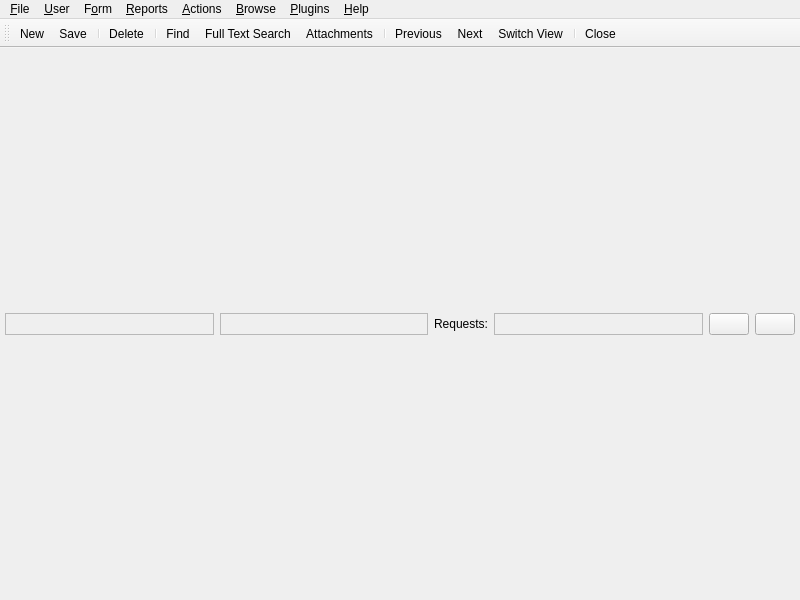
<ui version="4.0" >
 <class>KooMainWindow</class>
 <widget class="QMainWindow" name="KooMainWindow" >
  <property name="geometry" >
   <rect>
    <x>0</x>
    <y>0</y>
    <width>800</width>
    <height>600</height>
   </rect>
  </property>
  <property name="sizePolicy" >
   <sizepolicy vsizetype="Expanding" hsizetype="Expanding" >
    <horstretch>0</horstretch>
    <verstretch>0</verstretch>
   </sizepolicy>
  </property>
  <property name="minimumSize" >
   <size>
    <width>800</width>
    <height>600</height>
   </size>
  </property>
  <property name="windowTitle" >
   <string>Koo: OpenObject KDE Client</string>
  </property>
  <property name="windowIcon" >
   <iconset resource="common.qrc" >
    <normaloff>:/images/images/tinyerp-icon-32x32.png</normaloff>:/images/images/tinyerp-icon-32x32.png</iconset>
  </property>
  <property name="accessibleName" >
   <string/>
  </property>
  <widget class="QWidget" name="centralwidget" >
   <property name="geometry" >
    <rect>
     <x>0</x>
     <y>76</y>
     <width>800</width>
     <height>524</height>
    </rect>
   </property>
   <layout class="QVBoxLayout" >
    <property name="spacing" >
     <number>6</number>
    </property>
    <property name="margin" >
     <number>0</number>
    </property>
    <item>
     <spacer>
      <property name="orientation" >
       <enum>Qt::Vertical</enum>
      </property>
      <property name="sizeType" >
       <enum>QSizePolicy::Minimum</enum>
      </property>
      <property name="sizeHint" stdset="0" >
       <size>
        <width>20</width>
        <height>0</height>
       </size>
      </property>
     </spacer>
    </item>
    <item>
     <widget class="QFrame" name="frame" >
      <property name="sizePolicy" >
       <sizepolicy vsizetype="Fixed" hsizetype="Preferred" >
        <horstretch>0</horstretch>
        <verstretch>0</verstretch>
       </sizepolicy>
      </property>
      <property name="minimumSize" >
       <size>
        <width>24</width>
        <height>24</height>
       </size>
      </property>
      <property name="frameShape" >
       <enum>QFrame::NoFrame</enum>
      </property>
      <property name="frameShadow" >
       <enum>QFrame::Raised</enum>
      </property>
      <property name="lineWidth" >
       <number>0</number>
      </property>
      <layout class="QVBoxLayout" >
       <property name="spacing" >
        <number>0</number>
       </property>
       <property name="margin" >
        <number>0</number>
       </property>
       <item>
        <layout class="QHBoxLayout" >
         <property name="spacing" >
          <number>6</number>
         </property>
         <property name="margin" >
          <number>5</number>
         </property>
         <item>
          <widget class="QLabel" name="uiServerInformation" >
           <property name="sizePolicy" >
            <sizepolicy vsizetype="Preferred" hsizetype="Expanding" >
             <horstretch>0</horstretch>
             <verstretch>0</verstretch>
            </sizepolicy>
           </property>
           <property name="frameShape" >
            <enum>QFrame::StyledPanel</enum>
           </property>
           <property name="text" >
            <string/>
           </property>
           <property name="scaledContents" >
            <bool>false</bool>
           </property>
          </widget>
         </item>
         <item>
          <widget class="QLabel" name="uiUserName" >
           <property name="sizePolicy" >
            <sizepolicy vsizetype="Preferred" hsizetype="Expanding" >
             <horstretch>0</horstretch>
             <verstretch>0</verstretch>
            </sizepolicy>
           </property>
           <property name="frameShape" >
            <enum>QFrame::StyledPanel</enum>
           </property>
           <property name="text" >
            <string/>
           </property>
           <property name="scaledContents" >
            <bool>false</bool>
           </property>
          </widget>
         </item>
         <item>
          <widget class="QLabel" name="label_3" >
           <property name="sizePolicy" >
            <sizepolicy vsizetype="Fixed" hsizetype="Fixed" >
             <horstretch>0</horstretch>
             <verstretch>0</verstretch>
            </sizepolicy>
           </property>
           <property name="text" >
            <string>Requests:</string>
           </property>
          </widget>
         </item>
         <item>
          <widget class="QLabel" name="uiRequests" >
           <property name="sizePolicy" >
            <sizepolicy vsizetype="Preferred" hsizetype="Expanding" >
             <horstretch>0</horstretch>
             <verstretch>0</verstretch>
            </sizepolicy>
           </property>
           <property name="frameShape" >
            <enum>QFrame::StyledPanel</enum>
           </property>
           <property name="text" >
            <string/>
           </property>
           <property name="scaledContents" >
            <bool>false</bool>
           </property>
          </widget>
         </item>
         <item>
          <layout class="QHBoxLayout" >
           <property name="spacing" >
            <number>6</number>
           </property>
           <property name="margin" >
            <number>0</number>
           </property>
           <item>
            <widget class="QPushButton" name="pushReadRequests" >
             <property name="sizePolicy" >
              <sizepolicy vsizetype="Fixed" hsizetype="Fixed" >
               <horstretch>0</horstretch>
               <verstretch>0</verstretch>
              </sizepolicy>
             </property>
             <property name="toolTip" >
              <string>Read My Requests</string>
             </property>
             <property name="text" >
              <string/>
             </property>
             <property name="icon" >
              <iconset resource="common.qrc" >
               <normaloff>:/images/images/read-request.png</normaloff>:/images/images/read-request.png</iconset>
             </property>
            </widget>
           </item>
           <item>
            <widget class="QPushButton" name="pushSendRequest" >
             <property name="sizePolicy" >
              <sizepolicy vsizetype="Fixed" hsizetype="Fixed" >
               <horstretch>0</horstretch>
               <verstretch>0</verstretch>
              </sizepolicy>
             </property>
             <property name="toolTip" >
              <string>Send New Request</string>
             </property>
             <property name="text" >
              <string/>
             </property>
             <property name="icon" >
              <iconset resource="common.qrc" >
               <normaloff>:/images/images/send-request.png</normaloff>:/images/images/send-request.png</iconset>
             </property>
            </widget>
           </item>
          </layout>
         </item>
        </layout>
       </item>
      </layout>
     </widget>
    </item>
   </layout>
  </widget>
  <widget class="QMenuBar" name="menuBar" >
   <property name="geometry" >
    <rect>
     <x>0</x>
     <y>0</y>
     <width>800</width>
     <height>22</height>
    </rect>
   </property>
   <widget class="QMenu" name="menuPlugins" >
    <property name="title" >
     <string>&amp;Plugins</string>
    </property>
    <addaction name="actionPlugins" />
   </widget>
   <widget class="QMenu" name="menuHelp" >
    <property name="title" >
     <string>&amp;Help</string>
    </property>
    <widget class="QMenu" name="menuUser_Manual" >
     <property name="title" >
      <string>User &amp;Manual</string>
     </property>
     <addaction name="actionKooManual" />
     <addaction name="actionOpenErpManual" />
    </widget>
    <addaction name="actionSupportRequest" />
    <addaction name="separator" />
    <addaction name="menuUser_Manual" />
    <addaction name="actionContextualHelp" />
    <addaction name="actionTips" />
    <addaction name="actionShortcuts" />
    <addaction name="separator" />
    <addaction name="actionLicense" />
    <addaction name="actionAbout" />
   </widget>
   <widget class="QMenu" name="menuForm" >
    <property name="title" >
     <string>F&amp;orm</string>
    </property>
    <addaction name="actionNew" />
    <addaction name="actionSave" />
    <addaction name="actionDuplicate" />
    <addaction name="actionDelete" />
    <addaction name="separator" />
    <addaction name="actionFind" />
    <addaction name="actionFullTextSearch" />
    <addaction name="actionNext" />
    <addaction name="actionPrevious" />
    <addaction name="actionSwitch" />
    <addaction name="separator" />
    <addaction name="actionOpenMenuTab" />
    <addaction name="actionOpenHomeTab" />
    <addaction name="actionClose" />
    <addaction name="actionNextTab" />
    <addaction name="actionPreviousTab" />
    <addaction name="separator" />
    <addaction name="separator" />
    <addaction name="actionAccessLog" />
    <addaction name="actionGoToResourceId" />
    <addaction name="separator" />
    <addaction name="actionAttach" />
    <addaction name="actionOpen" />
    <addaction name="actionReload" />
    <addaction name="separator" />
    <addaction name="actionPreview_in_PDF" />
    <addaction name="actionPreview_in_Editor" />
    <addaction name="separator" />
    <addaction name="actionExport" />
    <addaction name="actionImport" />
   </widget>
   <widget class="QMenu" name="menuFile" >
    <property name="title" >
     <string>&amp;File</string>
    </property>
    <widget class="QMenu" name="menuDatabases" >
     <property name="title" >
      <string>&amp;Databases</string>
     </property>
     <addaction name="actionNewDatabase" />
     <addaction name="actionRestoreDatabase" />
     <addaction name="actionBackupDatabase" />
     <addaction name="actionDropDatabase" />
     <addaction name="separator" />
     <addaction name="actionAdminPassword" />
    </widget>
    <addaction name="actionConnect" />
    <addaction name="actionDisconnect" />
    <addaction name="separator" />
    <addaction name="menuDatabases" />
    <addaction name="separator" />
    <addaction name="actionExit" />
   </widget>
   <widget class="QMenu" name="menuUser" >
    <property name="title" >
     <string>&amp;User</string>
    </property>
    <addaction name="actionPreferences" />
    <addaction name="actionClearCache" />
    <addaction name="separator" />
    <addaction name="actionSendRequest" />
    <addaction name="actionReadMyRequest" />
    <addaction name="separator" />
    <addaction name="actionWaitingRequests" />
   </widget>
   <widget class="QMenu" name="menuActions" >
    <property name="title" >
     <string>&amp;Actions</string>
    </property>
   </widget>
   <widget class="QMenu" name="menuReports" >
    <property name="title" >
     <string>&amp;Reports</string>
    </property>
   </widget>
   <widget class="QMenu" name="menuBrowse" >
    <property name="title" >
     <string>&amp;Browse</string>
    </property>
   </widget>
   <addaction name="menuFile" />
   <addaction name="menuUser" />
   <addaction name="menuForm" />
   <addaction name="menuReports" />
   <addaction name="menuActions" />
   <addaction name="menuBrowse" />
   <addaction name="menuPlugins" />
   <addaction name="menuHelp" />
  </widget>
  <widget class="QToolBar" name="toolBar" >
   <property name="geometry" >
    <rect>
     <x>0</x>
     <y>22</y>
     <width>800</width>
     <height>54</height>
    </rect>
   </property>
   <property name="sizePolicy" >
    <sizepolicy vsizetype="Expanding" hsizetype="Minimum" >
     <horstretch>0</horstretch>
     <verstretch>0</verstretch>
    </sizepolicy>
   </property>
   <property name="orientation" >
    <enum>Qt::Horizontal</enum>
   </property>
   <property name="toolButtonStyle" >
    <enum>Qt::ToolButtonTextUnderIcon</enum>
   </property>
   <property name="floatable" >
    <bool>false</bool>
   </property>
   <attribute name="toolBarArea" >
    <enum>TopToolBarArea</enum>
   </attribute>
   <attribute name="toolBarBreak" >
    <bool>false</bool>
   </attribute>
   <addaction name="actionNew" />
   <addaction name="actionSave" />
   <addaction name="separator" />
   <addaction name="actionDelete" />
   <addaction name="separator" />
   <addaction name="actionFind" />
   <addaction name="actionFullTextSearch" />
   <addaction name="actionAttach" />
   <addaction name="separator" />
   <addaction name="actionPrevious" />
   <addaction name="actionNext" />
   <addaction name="actionSwitch" />
   <addaction name="separator" />
   <addaction name="actionClose" />
  </widget>
  <action name="actionConnect" >
   <property name="icon" >
    <iconset resource="common.qrc" >
     <normaloff>:/images/images/connect.png</normaloff>:/images/images/connect.png</iconset>
   </property>
   <property name="text" >
    <string>&amp;Connect</string>
   </property>
   <property name="shortcut" >
    <string comment="Ctrl+O to Login" >Ctrl+O</string>
   </property>
   <property name="shortcutContext" >
    <enum>Qt::ApplicationShortcut</enum>
   </property>
   <property name="menuRole" >
    <enum>QAction::NoRole</enum>
   </property>
  </action>
  <action name="actionDisconnect" >
   <property name="icon" >
    <iconset resource="common.qrc" >
     <normaloff>:/images/images/disconnect.png</normaloff>:/images/images/disconnect.png</iconset>
   </property>
   <property name="text" >
    <string>&amp;Disconnect</string>
   </property>
  </action>
  <action name="actionExit" >
   <property name="icon" >
    <iconset resource="common.qrc" >
     <normaloff>:/images/images/exit.png</normaloff>:/images/images/exit.png</iconset>
   </property>
   <property name="text" >
    <string>&amp;Quit</string>
   </property>
  </action>
  <action name="actionNewDatabase" >
   <property name="icon" >
    <iconset resource="common.qrc" >
     <normaloff>:/images/images/new.png</normaloff>:/images/images/new.png</iconset>
   </property>
   <property name="text" >
    <string>&amp;New Database</string>
   </property>
  </action>
  <action name="actionRestoreDatabase" >
   <property name="icon" >
    <iconset resource="common.qrc" >
     <normaloff>:/images/images/redo.png</normaloff>:/images/images/redo.png</iconset>
   </property>
   <property name="text" >
    <string>&amp;Restore Database</string>
   </property>
  </action>
  <action name="actionBackupDatabase" >
   <property name="icon" >
    <iconset resource="common.qrc" >
     <normaloff>:/images/images/save.png</normaloff>:/images/images/save.png</iconset>
   </property>
   <property name="text" >
    <string>&amp;Backup Database</string>
   </property>
  </action>
  <action name="actionDropDatabase" >
   <property name="icon" >
    <iconset resource="common.qrc" >
     <normaloff>:/images/images/trash.png</normaloff>:/images/images/trash.png</iconset>
   </property>
   <property name="text" >
    <string>&amp;Drop Database</string>
   </property>
  </action>
  <action name="actionAdminPassword" >
   <property name="icon" >
    <iconset resource="common.qrc" >
     <normaloff>:/images/images/edit-user.png</normaloff>:/images/images/edit-user.png</iconset>
   </property>
   <property name="text" >
    <string>&amp;Administrator Password</string>
   </property>
  </action>
  <action name="actionPreferences" >
   <property name="icon" >
    <iconset resource="common.qrc" >
     <normaloff>:/images/images/configure.png</normaloff>:/images/images/configure.png</iconset>
   </property>
   <property name="text" >
    <string>&amp;Preferences</string>
   </property>
  </action>
  <action name="actionSendRequest" >
   <property name="icon" >
    <iconset resource="common.qrc" >
     <normaloff>:/images/images/send-request.png</normaloff>:/images/images/send-request.png</iconset>
   </property>
   <property name="text" >
    <string>&amp;Send Request</string>
   </property>
  </action>
  <action name="actionReadMyRequest" >
   <property name="icon" >
    <iconset resource="common.qrc" >
     <normaloff>:/images/images/read-request.png</normaloff>:/images/images/read-request.png</iconset>
   </property>
   <property name="text" >
    <string>&amp;Read My Requests</string>
   </property>
  </action>
  <action name="actionWaitingRequests" >
   <property name="icon" >
    <iconset resource="common.qrc" >
     <normaloff>:/images/images/read-request.png</normaloff>:/images/images/read-request.png</iconset>
   </property>
   <property name="text" >
    <string>&amp;Waiting Requests</string>
   </property>
  </action>
  <action name="actionNew" >
   <property name="icon" >
    <iconset resource="common.qrc" >
     <normaloff>:/images/images/new.png</normaloff>:/images/images/new.png</iconset>
   </property>
   <property name="text" >
    <string>&amp;New</string>
   </property>
   <property name="shortcut" >
    <string>Ctrl+N</string>
   </property>
  </action>
  <action name="actionSave" >
   <property name="icon" >
    <iconset resource="common.qrc" >
     <normaloff>:/images/images/save.png</normaloff>:/images/images/save.png</iconset>
   </property>
   <property name="text" >
    <string>&amp;Save</string>
   </property>
   <property name="shortcut" >
    <string>Ctrl+S</string>
   </property>
  </action>
  <action name="actionDuplicate" >
   <property name="icon" >
    <iconset>
     <normaloff>../../../../../../../usr/share/icons/crystalclear/16x16/actions/save_all.png</normaloff>../../../../../../../usr/share/icons/crystalclear/16x16/actions/save_all.png</iconset>
   </property>
   <property name="text" >
    <string>D&amp;uplicate</string>
   </property>
   <property name="shortcut" >
    <string>Ctrl+Shift+D</string>
   </property>
  </action>
  <action name="actionDelete" >
   <property name="icon" >
    <iconset resource="common.qrc" >
     <normaloff>:/images/images/delete.png</normaloff>:/images/images/delete.png</iconset>
   </property>
   <property name="text" >
    <string>&amp;Delete</string>
   </property>
   <property name="shortcut" >
    <string>Ctrl+D</string>
   </property>
  </action>
  <action name="actionFind" >
   <property name="icon" >
    <iconset resource="common.qrc" >
     <normaloff>:/images/images/find.png</normaloff>:/images/images/find.png</iconset>
   </property>
   <property name="text" >
    <string>&amp;Find</string>
   </property>
   <property name="shortcut" >
    <string>Ctrl+F</string>
   </property>
  </action>
  <action name="actionNext" >
   <property name="icon" >
    <iconset resource="common.qrc" >
     <normaloff>:/images/images/next.png</normaloff>:/images/images/next.png</iconset>
   </property>
   <property name="text" >
    <string>&amp;Next</string>
   </property>
   <property name="shortcut" >
    <string>Alt+PgDown</string>
   </property>
  </action>
  <action name="actionPrevious" >
   <property name="icon" >
    <iconset resource="common.qrc" >
     <normaloff>:/images/images/previous.png</normaloff>:/images/images/previous.png</iconset>
   </property>
   <property name="text" >
    <string>&amp;Previous</string>
   </property>
   <property name="shortcut" >
    <string>Alt+PgUp</string>
   </property>
  </action>
  <action name="actionSwitch" >
   <property name="icon" >
    <iconset resource="common.qrc" >
     <normaloff>:/images/images/switch_view.png</normaloff>:/images/images/switch_view.png</iconset>
   </property>
   <property name="text" >
    <string>Switch &amp;View</string>
   </property>
   <property name="shortcut" >
    <string>Ctrl+L, Ctrl+Shift+L</string>
   </property>
  </action>
  <action name="actionOpenMenuTab" >
   <property name="text" >
    <string>Open &amp;Menu Tab</string>
   </property>
  </action>
  <action name="actionNextTab" >
   <property name="text" >
    <string>Next Tab</string>
   </property>
   <property name="shortcut" >
    <string>Ctrl+PgDown</string>
   </property>
  </action>
  <action name="actionPreviousTab" >
   <property name="text" >
    <string>Previous Tab</string>
   </property>
   <property name="shortcut" >
    <string>Ctrl+PgUp</string>
   </property>
  </action>
  <action name="actionClose" >
   <property name="icon" >
    <iconset resource="common.qrc" >
     <normaloff>:/images/images/close.png</normaloff>:/images/images/close.png</iconset>
   </property>
   <property name="text" >
    <string>&amp;Close</string>
   </property>
   <property name="shortcut" >
    <string>Ctrl+W</string>
   </property>
  </action>
  <action name="actionAccessLog" >
   <property name="text" >
    <string>View Access Log</string>
   </property>
  </action>
  <action name="actionGoToResourceId" >
   <property name="icon" >
    <iconset resource="common.qrc" >
     <normaloff>:/images/images/relate.png</normaloff>:/images/images/relate.png</iconset>
   </property>
   <property name="text" >
    <string>Go To Resource ID</string>
   </property>
  </action>
  <action name="actionOpen" >
   <property name="icon" >
    <iconset resource="common.qrc" >
     <normaloff>:/images/images/open.png</normaloff>:/images/images/open.png</iconset>
   </property>
   <property name="text" >
    <string>&amp;Open</string>
   </property>
  </action>
  <action name="actionReload" >
   <property name="icon" >
    <iconset resource="common.qrc" >
     <normaloff>:/images/images/reload.png</normaloff>:/images/images/reload.png</iconset>
   </property>
   <property name="text" >
    <string>&amp;Reload/Undo</string>
   </property>
   <property name="shortcut" >
    <string>F5</string>
   </property>
  </action>
  <action name="actionPreview_in_PDF" >
   <property name="icon" >
    <iconset resource="common.qrc" >
     <normaloff>:/images/images/pdf-preview.png</normaloff>:/images/images/pdf-preview.png</iconset>
   </property>
   <property name="text" >
    <string>Preview in PDF</string>
   </property>
  </action>
  <action name="actionPreview_in_Editor" >
   <property name="icon" >
    <iconset resource="common.qrc" >
     <normaloff>:/images/images/editor-preview.png</normaloff>:/images/images/editor-preview.png</iconset>
   </property>
   <property name="text" >
    <string>Preview in Editor</string>
   </property>
  </action>
  <action name="actionExport" >
   <property name="text" >
    <string>E&amp;xport Data</string>
   </property>
  </action>
  <action name="actionImport" >
   <property name="text" >
    <string>&amp;Import Data</string>
   </property>
  </action>
  <action name="actionPlugins" >
   <property name="icon" >
    <iconset resource="common.qrc" >
     <normaloff>:/images/images/exec.png</normaloff>:/images/images/exec.png</iconset>
   </property>
   <property name="text" >
    <string>&amp;Execute Plugins</string>
   </property>
  </action>
  <action name="actionContextualHelp" >
   <property name="icon" >
    <iconset resource="common.qrc" >
     <normaloff>:/images/images/help.png</normaloff>:/images/images/help.png</iconset>
   </property>
   <property name="text" >
    <string>&amp;Contextual Help</string>
   </property>
  </action>
  <action name="actionTips" >
   <property name="text" >
    <string>&amp;Tips</string>
   </property>
  </action>
  <action name="actionShortcuts" >
   <property name="icon" >
    <iconset resource="common.qrc" >
     <normaloff>:/images/images/key_bindings.png</normaloff>:/images/images/key_bindings.png</iconset>
   </property>
   <property name="text" >
    <string>&amp;Keyboard Shortcut</string>
   </property>
  </action>
  <action name="actionLicense" >
   <property name="text" >
    <string>&amp;License</string>
   </property>
  </action>
  <action name="actionAbout" >
   <property name="icon" >
    <iconset resource="common.qrc" >
     <normaloff>:/images/images/tinyerp-icon-32x32.png</normaloff>:/images/images/tinyerp-icon-32x32.png</iconset>
   </property>
   <property name="text" >
    <string>&amp;About</string>
   </property>
  </action>
  <action name="actionFullTextSearch" >
   <property name="icon" >
    <iconset resource="common.qrc" >
     <normaloff>:/images/images/full_text_search.png</normaloff>:/images/images/full_text_search.png</iconset>
   </property>
   <property name="text" >
    <string>Full &amp;Text Search</string>
   </property>
   <property name="shortcut" >
    <string>Ctrl+T</string>
   </property>
  </action>
  <action name="actionAttach" >
   <property name="icon" >
    <iconset resource="common.qrc" >
     <normaloff>:/images/images/attach.png</normaloff>:/images/images/attach.png</iconset>
   </property>
   <property name="text" >
    <string>Attachments</string>
   </property>
   <property name="shortcut" >
    <string>Ctrl+J</string>
   </property>
  </action>
  <action name="actionSupportRequest" >
   <property name="icon" >
    <iconset resource="common.qrc" >
     <normaloff>:/images/images/info.png</normaloff>:/images/images/info.png</iconset>
   </property>
   <property name="text" >
    <string>Support Request</string>
   </property>
  </action>
  <action name="actionFormDesigner" >
   <property name="icon" >
    <iconset resource="common.qrc" >
     <normaloff>:/images/images/switch_view.png</normaloff>:/images/images/switch_view.png</iconset>
   </property>
   <property name="text" >
    <string>&amp;Form designer</string>
   </property>
  </action>
  <action name="actionMenuClicked" >
   <property name="text" >
    <string>&amp;Menu</string>
   </property>
  </action>
  <action name="actionUser_Manual" >
   <property name="text" >
    <string>User Manual</string>
   </property>
  </action>
  <action name="actionOpenErpManual" >
   <property name="text" >
    <string>OpenERP</string>
   </property>
  </action>
  <action name="actionKooManual" >
   <property name="text" >
    <string>Koo</string>
   </property>
  </action>
  <action name="actionOpenHomeTab" >
   <property name="text" >
    <string>Open Home Tab</string>
   </property>
  </action>
  <action name="actionClearCache" >
   <property name="icon" >
    <iconset resource="common.qrc" >
     <normaloff>:/images/images/trash.png</normaloff>:/images/images/trash.png</iconset>
   </property>
   <property name="text" >
    <string>&amp;Clear Cache</string>
   </property>
  </action>
 </widget>
 <resources>
  <include location="common.qrc" />
 </resources>
 <connections/>
</ui>
